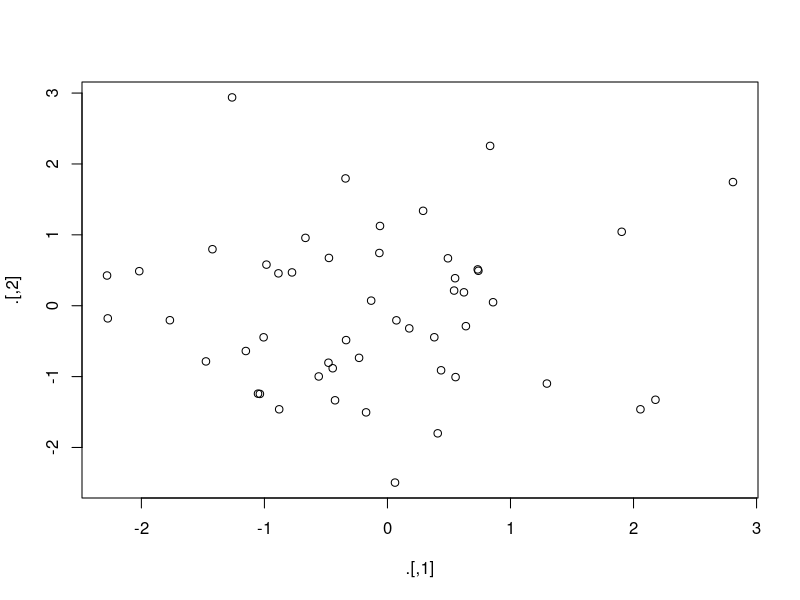
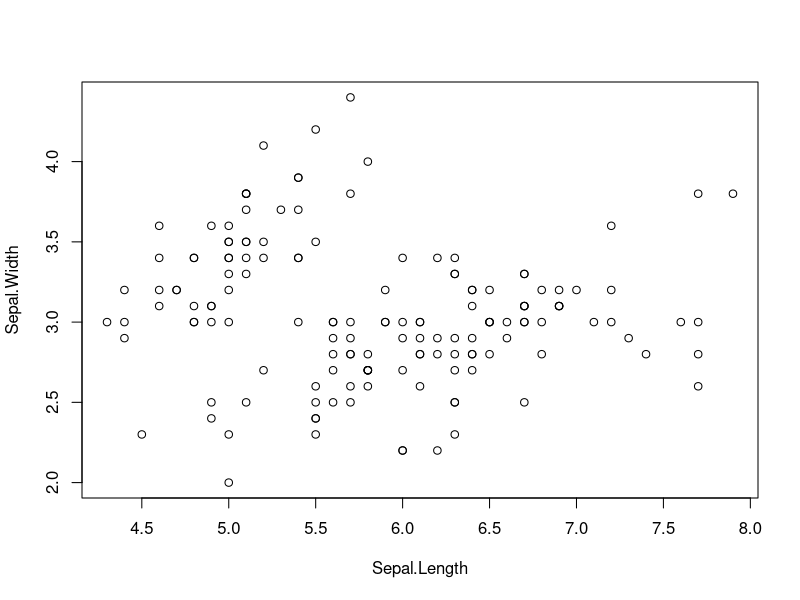

These charts were generated, in order, by the following R code:
## ---- chunk 1
knitr::opts_chunk$set(echo = TRUE, cache = TRUE)

library(ggplot2)
library(dplyr)
library(forcats)
library(tidyr)
library(lubridate)
library(stringr)
library(magrittr)
## ---- chunk 2
rnorm(100) %>%
  matrix(ncol = 2) %T>%
  plot() %>% 
  str()

iris %>% 
  select(Sepal.Length, Sepal.Width) %T>%  
  plot() %>% 
  select(Sepal.Length) %>% 
  head(10)
## ---- chunk 3
mtcars %$%
  cor(disp, mpg)

mtcars %>%
  with(cor(disp, mpg))
